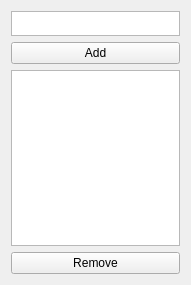
<?xml version="1.0" encoding="UTF-8"?>
<ui version="4.0">
 <class>Dialog</class>
 <widget class="QWidget" name="Dialog">
  <property name="geometry">
   <rect>
    <x>0</x>
    <y>0</y>
    <width>191</width>
    <height>285</height>
   </rect>
  </property>
  <property name="windowTitle">
   <string>Dialog</string>
  </property>
  <layout class="QVBoxLayout" name="verticalLayout">
   <item>
    <layout class="QHBoxLayout" name="horizontalLayout">
     <item>
      <layout class="QVBoxLayout" name="verticalLayout_2">
       <item>
        <widget class="QPlainTextEdit" name="input_text">
         <property name="maximumSize">
          <size>
           <width>16777215</width>
           <height>25</height>
          </size>
         </property>
        </widget>
       </item>
       <item>
        <widget class="QPushButton" name="btn_add">
         <property name="text">
          <string>Add</string>
         </property>
        </widget>
       </item>
       <item>
        <widget class="QListWidget" name="list"/>
       </item>
       <item>
        <widget class="QPushButton" name="btn_remove">
         <property name="text">
          <string>Remove</string>
         </property>
        </widget>
       </item>
      </layout>
     </item>
    </layout>
   </item>
  </layout>
 </widget>
 <resources/>
 <connections/>
</ui>
